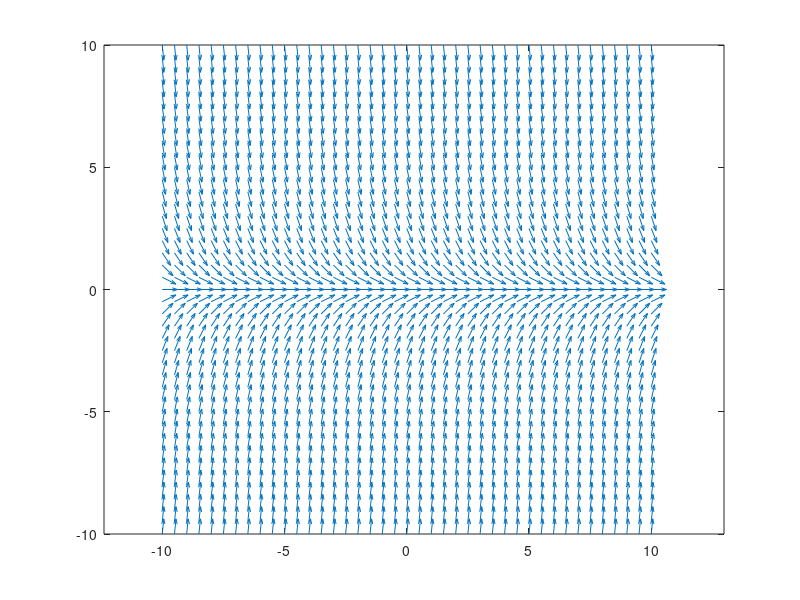
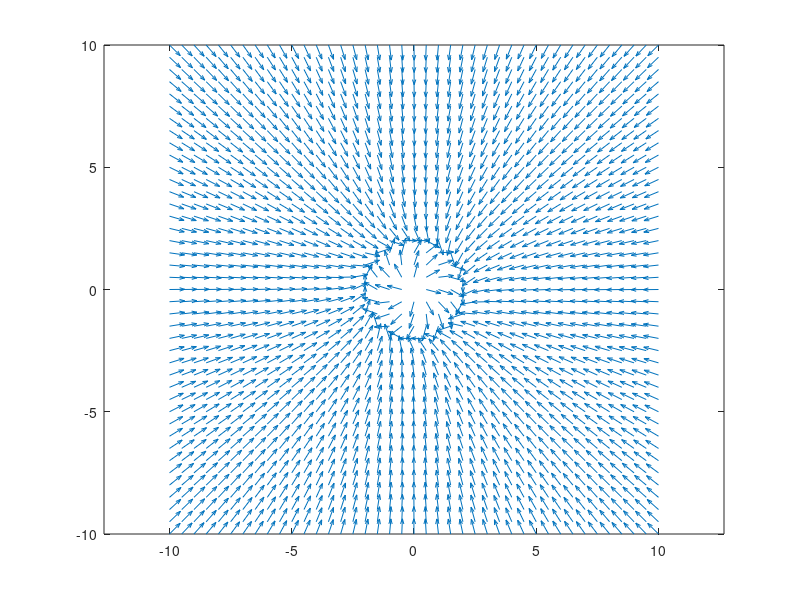

MATLAB code for these plots, in order:
%Confirming straight path equations


clc
clear
close all

xs = -10:0.5:10;
ys = xs;

Us = [];
Vs = [];

theta = deg2rad(90);
a = cos(theta);
b = sin(theta);

for i=1:length(xs)
    for j = 1:length(ys)
        
        V = -[ (xs(i)*a+ys(j)*b)*a ; (xs(i)*a+ys(j)*b)*b ; 1] + [b;-a;0];
        
        mag = sqrt(V(1)^2+V(2)^2);
        Us(i,j) = V(1)/mag;
        Vs(i,j)  = V(2)/mag;
        XS(i,j) = xs(i);
        YS(i,j) = ys(j);
        
    end
end


quiver(XS,YS,Us,Vs);
axis equal


yc = 0;
xc = 0;
r = 2;
for i=1:length(xs)
    for j = 1:length(ys)
        
        V = [ -2*(xs(i)-xc)*((xs(i)-xc)^2+(ys(j)-yc)^2-r^2)+2*(ys(j)-yc);
            -2*(ys(j)-yc)*((xs(i)-xc)^2+(ys(j)-yc)^2-r^2)-2*(xs(i)-xc);
            1];
            
        
        mag = sqrt(V(1)^2+V(2)^2);
        Us(i,j) = V(1)/mag;
        Vs(i,j)  = V(2)/mag;
        XS(i,j) = xs(i);
        YS(i,j) = ys(j);
        
    end
end

figure
quiver(XS,YS,Us,Vs);
axis equal



